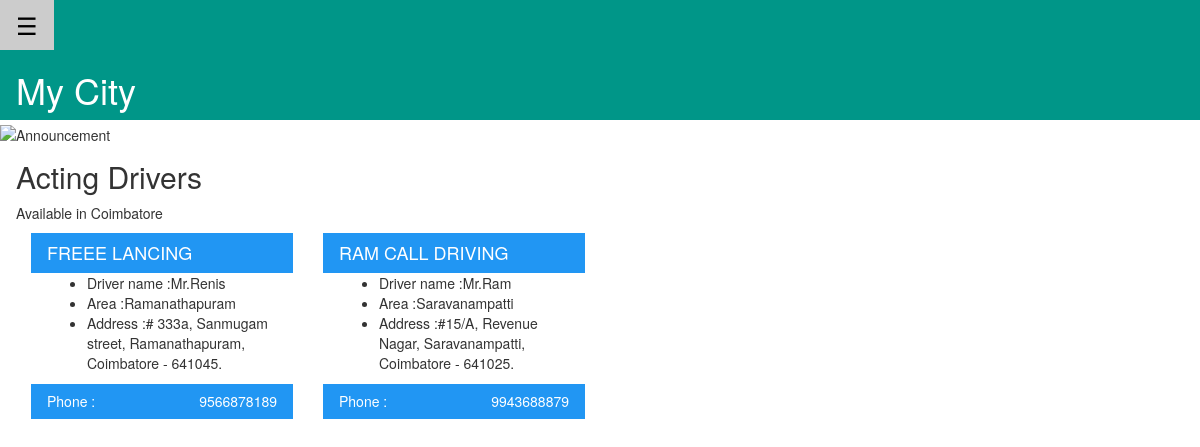
The page /drivers.php on the database its author committed.
### tables this page shows
CREATE TABLE `drivers` (
  `driver_id` int(4) NOT NULL,
  `name` varchar(30) NOT NULL,
  `driver_name` varchar(30) NOT NULL,
  `area` varchar(30) NOT NULL,
  `address` varchar(100) NOT NULL,
  `number` varchar(10) NOT NULL
);

### drivers.php (the view, shortened to what this page needs)
<?php include 'config/database.php'; ?>
<?php
  $query = "SELECT * from drivers";
  $getdrivers = mysqli_query($con,$query);
?>
<!DOCTYPE html>
<html>
<link rel="stylesheet" href="css/w3.css">
<link rel="stylesheet" href="https://maxcdn.bootstrapcdn.com/bootstrap/3.3.7/css/bootstrap.min.css">
<link rel="stylesheet" href="https://cdnjs.cloudflare.com/ajax/libs/font-awesome/4.7.0/css/font-awesome.min.css">
<body>
<div zclass="w3-main" id="main">
<div class="w3-teal">
  <button class="w3-button w3-teal w3-xlarge" onclick="w3_open()">&#9776;</button>
  <div class="w3-container">
    <h1>My City</h1>
  </div>
</div>
<img src="images/driver.jpg" alt="Announcement" style="width:60%">
<div class="w3-container">
  <h2>Acting Drivers </h2>
  <p>Available in Coimbatore</p>
  <div class="row">
  <div class="col-lg-12 full-width-media-text">
  <?php while($row = mysqli_fetch_assoc($getdrivers)) : ?>
    <div class="col-lg-3 col-sm-3">
      <header class="w3-container w3-blue">
        <h4><span><?php echo $row['name'] ?></span></h4>
      </header>
      <div class="w3-container">
      <ul>
        <li><span class = "Title">Driver name :</span><span><?php echo $row['driver_name'] ?></span></li>
        <li><span class = "Title">Area :</span><span><?php echo $row['area'] ?></span></li>
        <li><span class = "Title">Address :</span><span><?php echo $row['address'] ?></span></li>
        </ul>
      </div>
      <footer class="w3-container w3-blue">
        <h5><span>Phone :</span><span class="pull-right"><?php echo $row['number'] ?></span></h5>
     </footer>
    </div>
  <?php endwhile; ?>
  </div>
</div>
</div>
</div>
</body>
</html>

### css/w3.css (style rules this page uses)
html { box-sizing:border-box }
*,*:before,*:after { box-sizing:inherit }
html { -ms-text-size-adjust:100%;-webkit-text-size-adjust:100% }
body { margin:0 }
article,aside,details,figcaption,figure,footer,header,main,menu,nav,section,summary { display:block }
img { border-style:none }
button,input,select,textarea { font:inherit;margin:0 }
button,input { overflow:visible }
button,select { text-transform:none }
button,html [type=button],[type=reset],[type=submit] { -webkit-appearance:button }
html,body { font-family:Verdana,sans-serif;font-size:15px;line-height:1.5 }
html { overflow-x:hidden }
h1 { font-size:36px }
h2 { font-size:30px }
h4 { font-size:20px }
h5 { font-size:18px }
h1,h2,h3,h4,h5,h6 { font-family:"Segoe UI",Arial,sans-serif;font-weight:400;margin:10px 0 }
img { margin-bottom:-5px }
.w3-btn,.w3-button { border:none;display:inline-block;outline:0;padding:8px 16px;vertical-align:middle;overflow:hidden;text-decoration:none;color:inherit;background-color:inherit;text-align:center;cursor:pointer;white-space:nowrap }
.w3-btn,.w3-button { -webkit-touch-callout:none;-webkit-user-select:none;-khtml-user-select:none;-moz-user-select:none;-ms-user-select:none;user-select:none }
.w3-main,#main { transition:margin-left .4s }
.w3-container:after,.w3-container:before,.w3-panel:after,.w3-panel:before,.w3-row:after,.w3-row:before,.w3-row-padding:after,.w3-row-padding:before, .w3-cell-row:before,.w3-cell-row:after,.w3-clear:after,.w3-clear:before,.w3-bar:before,.w3-bar:after { content:"";display:table;clear:both }
.w3-container,.w3-panel { padding:0.01em 16px }
.w3-xlarge { font-size:24px!important }
.w3-blue,.w3-hover-blue:hover { color:#fff!important;background-color:#2196F3!important }
.w3-teal,.w3-hover-teal:hover { color:#fff!important;background-color:#009688!important }

### rows shown on the page
drivers: name "FREEE LANCING", driver_name "Mr.Renis", area "Ramanathapuram", address "# 333a, Sanmugam street, Ramanathapuram, Coimbatore - 641045.", number "9566878189"
drivers: name "RAM CALL DRIVING", driver_name "Mr.Ram", area "Saravanampatti", address "#15/A, Revenue Nagar, Saravanampatti, Coimbatore - 641025.", number "9943688879"
